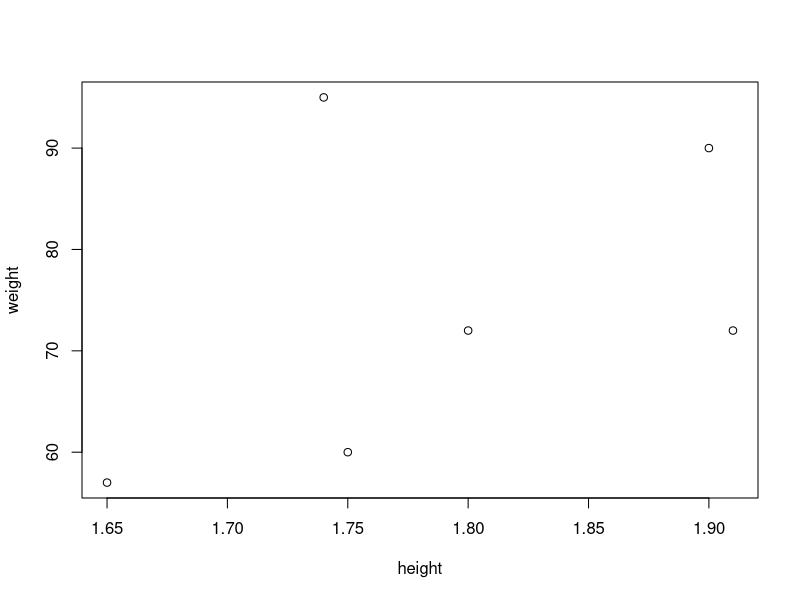

Reproduce this figure in R.
weight <- c(60, 72, 57, 90, 95, 72)
height <- c(1.75, 1.80, 1.65, 1.90, 1.74, 1.91)
bmi <- weight/height^2

plot(weight ~ height)
